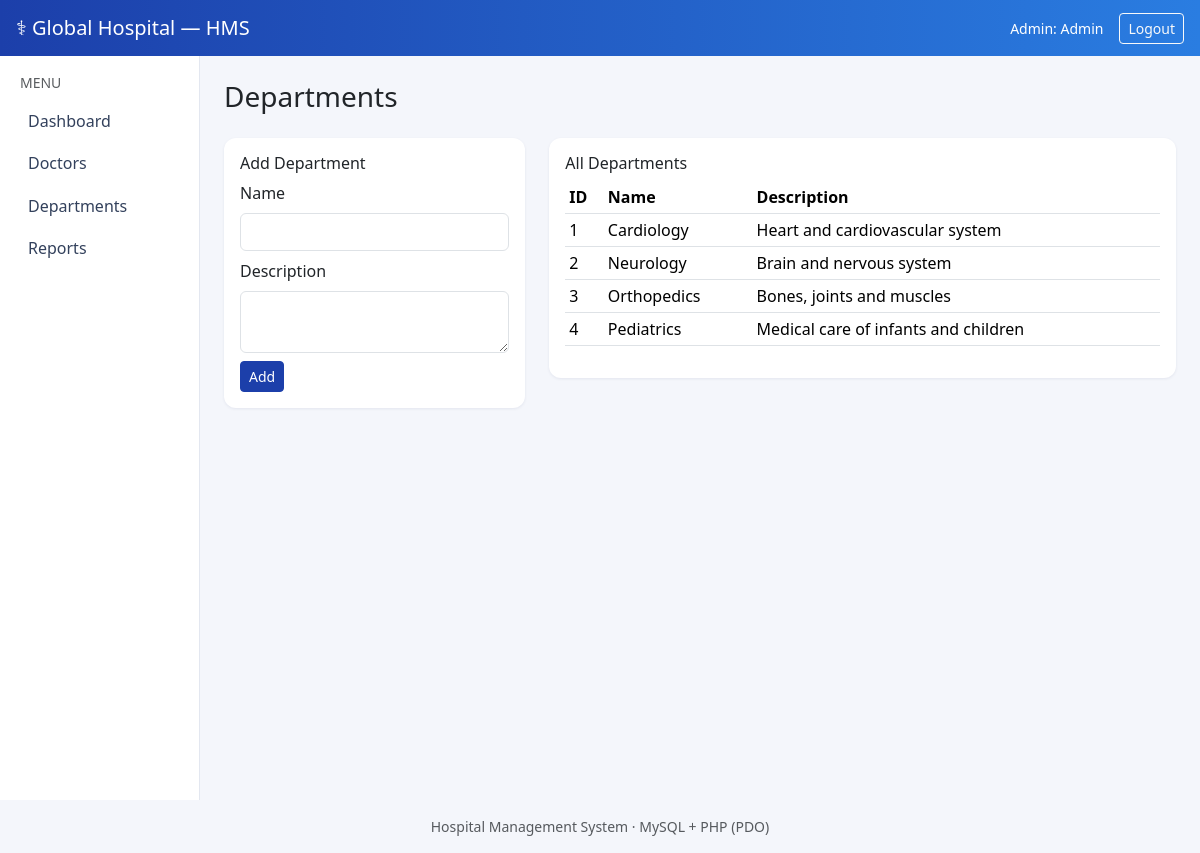
The app's page /admin/departments.php (signed in) with its own data.
### tables this page shows
CREATE TABLE Departments (
    department_id   INT AUTO_INCREMENT PRIMARY KEY,
    name            VARCHAR(100) NOT NULL UNIQUE,
    description     VARCHAR(255)
);

### config/database.php (called while the page is built, shortened)
<?php
function db(): PDO
{
    static $pdo = null;
    if ($pdo === null) {
        try {
            $pdo = new PDO(
                'mysql:host=' . DB_HOST . ';port=' . DB_PORT . ';dbname=' . DB_NAME . ';charset=utf8mb4',
                DB_USER,
                DB_PASS,
                [
                    PDO::ATTR_ERRMODE            => PDO::ERRMODE_EXCEPTION,
                    PDO::ATTR_DEFAULT_FETCH_MODE => PDO::FETCH_ASSOC,
                    PDO::ATTR_EMULATE_PREPARES   => false,
                ]
            );
        } catch (PDOException $e) {
            die('Database connection failed: ' . $e->getMessage());
        }
    }
    return $pdo;
}

### includes/functions.php (called while the page is built, shortened)
<?php
require_once __DIR__ . '/../config/database.php';
function getDepartments(): array
{
    return db()->query('SELECT * FROM Departments ORDER BY name')->fetchAll();
}
function e($v): string
{
    return htmlspecialchars((string) $v, ENT_QUOTES, 'UTF-8');
}

### admin/departments.php (the view, shortened to what this page needs)
<?php
require_once __DIR__ . '/../includes/functions.php';
$departments = getDepartments();
require __DIR__ . '/../includes/header.php';
?>
<div class="row g-4">
    <div class="col-md-4">
        <div class="card p-3">
            <h6>Add Department</h6>
            <form method="post">
                <div class="mb-2">
                    <label class="form-label">Name</label>
                    <input name="name" class="form-control" required>
                </div>
                <div class="mb-2">
                    <label class="form-label">Description</label>
                    <textarea name="description" class="form-control" rows="2"></textarea>
                </div>
                <button class="btn btn-primary btn-sm">Add</button>
            </form>
        </div>
    </div>
    <div class="col-md-8">
        <div class="card p-3">
            <h6>All Departments</h6>
            <table class="table table-sm table-hover">
                <thead><tr><th>ID</th><th>Name</th><th>Description</th></tr></thead>
                <tbody>
                <?php foreach ($departments as $d): ?>
                    <tr>
                        <td><?= e($d['department_id']) ?></td>
                        <td><?= e($d['name']) ?></td>
                        <td><?= e($d['description']) ?></td>
                    </tr>
                <?php endforeach; ?>
                </tbody>
            </table>
        </div>
    </div>
</div>
<?php require __DIR__ . '/../includes/footer.php'; ?>

### assets/css/style.css (style rules this page uses)
:root { --hms-primary: #1c3faa; --hms-primary-dark: #16308a; }
body { background: #f4f6fb; font-family: "Segoe UI", system-ui, sans-serif; }
.card { border: none; box-shadow: 0 1px 3px rgba(20, 40, 90, .08); border-radius: .75rem; }
.btn-primary { background: var(--hms-primary); border-color: var(--hms-primary); }
.table thead { background: #eef2fb; }

### records on screen
departments: department_id "1", name "Cardiology", description "Heart and cardiovascular system"
departments: department_id "2", name "Neurology", description "Brain and nervous system"
departments: department_id "3", name "Orthopedics", description "Bones, joints and muscles"
departments: department_id "4", name "Pediatrics", description "Medical care of infants and children"

### other values on screen
$role "Admin"
$_SESSION['username'] "Admin"
$label "Dashboard"
$label "Doctors"
$label "Departments"
$label "Reports"
$pageTitle "Departments"
